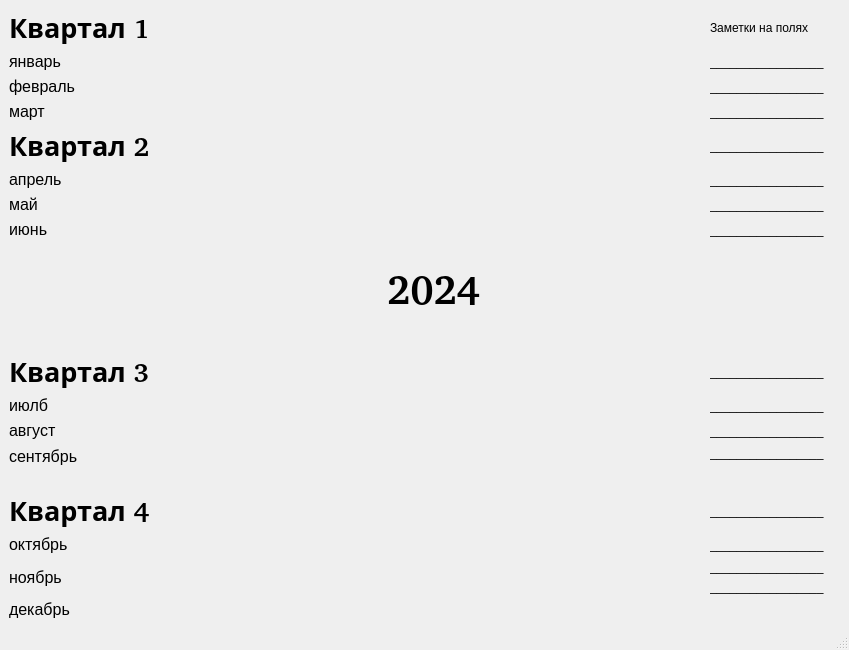
<?xml version="1.0" encoding="UTF-8"?>
<ui version="4.0">
 <class>MainWindow</class>
 <widget class="QMainWindow" name="MainWindow">
  <property name="geometry">
   <rect>
    <x>0</x>
    <y>0</y>
    <width>849</width>
    <height>650</height>
   </rect>
  </property>
  <property name="windowTitle">
   <string>MainWindow</string>
  </property>
  <widget class="QWidget" name="centralwidget">
   <layout class="QGridLayout" name="gridLayout">
    <item row="21" column="0">
     <widget class="QLabel" name="label_14">
      <property name="font">
       <font>
        <family>Arial</family>
        <pointsize>12</pointsize>
       </font>
      </property>
      <property name="text">
       <string>октябрь</string>
      </property>
     </widget>
    </item>
    <item row="6" column="5">
     <widget class="QLabel" name="label_23">
      <property name="text">
       <string>_________________</string>
      </property>
     </widget>
    </item>
    <item row="20" column="0">
     <widget class="QLabel" name="label_4">
      <property name="font">
       <font>
        <family>P052 [UKWN]</family>
        <pointsize>20</pointsize>
       </font>
      </property>
      <property name="text">
       <string>&lt;html&gt;&lt;head/&gt;&lt;body&gt;&lt;p&gt;&lt;span style=&quot; font-size:20pt; font-weight:700;&quot;&gt;Квартал 4&lt;/span&gt;&lt;/p&gt;&lt;/body&gt;&lt;/html&gt;</string>
      </property>
     </widget>
    </item>
    <item row="23" column="5">
     <widget class="QLabel" name="label_33">
      <property name="text">
       <string>_________________</string>
      </property>
     </widget>
    </item>
    <item row="3" column="0">
     <widget class="QLabel" name="label_7">
      <property name="font">
       <font>
        <family>Arial</family>
        <pointsize>12</pointsize>
       </font>
      </property>
      <property name="text">
       <string>март</string>
      </property>
     </widget>
    </item>
    <item row="5" column="0">
     <widget class="QLabel" name="label_8">
      <property name="font">
       <font>
        <family>Arial</family>
        <pointsize>12</pointsize>
       </font>
      </property>
      <property name="text">
       <string>апрель</string>
      </property>
     </widget>
    </item>
    <item row="15" column="5">
     <widget class="QLabel" name="label_29">
      <property name="text">
       <string>_________________</string>
      </property>
     </widget>
    </item>
    <item row="9" column="4" colspan="2">
     <spacer name="horizontalSpacer_2">
      <property name="orientation">
       <enum>Qt::Horizontal</enum>
      </property>
      <property name="sizeHint" stdset="0">
       <size>
        <width>40</width>
        <height>20</height>
       </size>
      </property>
     </spacer>
    </item>
    <item row="0" column="1" colspan="4">
     <spacer name="horizontalSpacer_3">
      <property name="orientation">
       <enum>Qt::Horizontal</enum>
      </property>
      <property name="sizeHint" stdset="0">
       <size>
        <width>40</width>
        <height>20</height>
       </size>
      </property>
     </spacer>
    </item>
    <item row="11" column="2" rowspan="2">
     <spacer name="verticalSpacer_2">
      <property name="orientation">
       <enum>Qt::Vertical</enum>
      </property>
      <property name="sizeHint" stdset="0">
       <size>
        <width>20</width>
        <height>40</height>
       </size>
      </property>
     </spacer>
    </item>
    <item row="17" column="0" rowspan="2">
     <widget class="QLabel" name="label_13">
      <property name="font">
       <font>
        <family>Arial</family>
        <pointsize>12</pointsize>
       </font>
      </property>
      <property name="text">
       <string>сентябрь</string>
      </property>
     </widget>
    </item>
    <item row="13" column="5">
     <widget class="QLabel" name="label_26">
      <property name="text">
       <string>_________________</string>
      </property>
     </widget>
    </item>
    <item row="0" column="0">
     <widget class="QLabel" name="label">
      <property name="font">
       <font>
        <family>P052 [UKWN]</family>
        <pointsize>20</pointsize>
       </font>
      </property>
      <property name="text">
       <string>&lt;html&gt;&lt;head/&gt;&lt;body&gt;&lt;p&gt;&lt;span style=&quot; font-size:20pt; font-weight:700;&quot;&gt;Квартал 1&lt;/span&gt;&lt;/p&gt;&lt;/body&gt;&lt;/html&gt;</string>
      </property>
     </widget>
    </item>
    <item row="21" column="5">
     <widget class="QLabel" name="label_32">
      <property name="text">
       <string>_________________</string>
      </property>
     </widget>
    </item>
    <item row="22" column="0" rowspan="2">
     <widget class="QLabel" name="label_15">
      <property name="font">
       <font>
        <family>Arial</family>
        <pointsize>12</pointsize>
       </font>
      </property>
      <property name="text">
       <string>ноябрь</string>
      </property>
     </widget>
    </item>
    <item row="24" column="0">
     <widget class="QLabel" name="label_16">
      <property name="font">
       <font>
        <family>Arial</family>
        <pointsize>12</pointsize>
       </font>
      </property>
      <property name="text">
       <string>декабрь</string>
      </property>
     </widget>
    </item>
    <item row="14" column="5">
     <widget class="QLabel" name="label_27">
      <property name="text">
       <string>_________________</string>
      </property>
     </widget>
    </item>
    <item row="22" column="5">
     <widget class="QLabel" name="label_31">
      <property name="text">
       <string>_________________</string>
      </property>
     </widget>
    </item>
    <item row="1" column="5">
     <widget class="QLabel" name="label_19">
      <property name="text">
       <string>_________________</string>
      </property>
     </widget>
    </item>
    <item row="1" column="0">
     <widget class="QLabel" name="label_5">
      <property name="font">
       <font>
        <family>Arial</family>
        <pointsize>12</pointsize>
       </font>
      </property>
      <property name="text">
       <string>январь</string>
      </property>
     </widget>
    </item>
    <item row="14" column="0">
     <widget class="QLabel" name="label_11">
      <property name="font">
       <font>
        <family>Arial</family>
        <pointsize>12</pointsize>
       </font>
      </property>
      <property name="text">
       <string>июлб</string>
      </property>
     </widget>
    </item>
    <item row="19" column="0">
     <spacer name="verticalSpacer">
      <property name="orientation">
       <enum>Qt::Vertical</enum>
      </property>
      <property name="sizeHint" stdset="0">
       <size>
        <width>20</width>
        <height>40</height>
       </size>
      </property>
     </spacer>
    </item>
    <item row="6" column="0">
     <widget class="QLabel" name="label_9">
      <property name="font">
       <font>
        <family>Arial</family>
        <pointsize>12</pointsize>
       </font>
      </property>
      <property name="text">
       <string>май</string>
      </property>
     </widget>
    </item>
    <item row="20" column="5">
     <widget class="QLabel" name="label_30">
      <property name="text">
       <string>_________________</string>
      </property>
     </widget>
    </item>
    <item row="0" column="5">
     <widget class="QLabel" name="label_17">
      <property name="text">
       <string>Заметки на полях</string>
      </property>
     </widget>
    </item>
    <item row="4" column="0">
     <widget class="QLabel" name="label_2">
      <property name="font">
       <font>
        <family>P052 [UKWN]</family>
        <pointsize>20</pointsize>
       </font>
      </property>
      <property name="text">
       <string>&lt;html&gt;&lt;head/&gt;&lt;body&gt;&lt;p&gt;&lt;span style=&quot; font-size:20pt; font-weight:700;&quot;&gt;Квартал 2
&lt;/span&gt;&lt;/p&gt;&lt;/body&gt;&lt;/html&gt;</string>
      </property>
     </widget>
    </item>
    <item row="13" column="0">
     <widget class="QLabel" name="label_3">
      <property name="font">
       <font>
        <family>P052 [UKWN]</family>
        <pointsize>20</pointsize>
       </font>
      </property>
      <property name="text">
       <string>&lt;html&gt;&lt;head/&gt;&lt;body&gt;&lt;p&gt;&lt;span style=&quot; font-size:20pt; font-weight:700;&quot;&gt;Квартал 3&lt;/span&gt;&lt;/p&gt;&lt;/body&gt;&lt;/html&gt;</string>
      </property>
     </widget>
    </item>
    <item row="2" column="5">
     <widget class="QLabel" name="label_20">
      <property name="text">
       <string>_________________</string>
      </property>
     </widget>
    </item>
    <item row="7" column="0">
     <widget class="QLabel" name="label_10">
      <property name="font">
       <font>
        <family>Arial</family>
        <pointsize>12</pointsize>
       </font>
      </property>
      <property name="text">
       <string>июнь</string>
      </property>
     </widget>
    </item>
    <item row="3" column="5">
     <widget class="QLabel" name="label_21">
      <property name="text">
       <string>_________________</string>
      </property>
     </widget>
    </item>
    <item row="9" column="0" colspan="2">
     <spacer name="horizontalSpacer">
      <property name="orientation">
       <enum>Qt::Horizontal</enum>
      </property>
      <property name="sizeHint" stdset="0">
       <size>
        <width>40</width>
        <height>20</height>
       </size>
      </property>
     </spacer>
    </item>
    <item row="7" column="5">
     <widget class="QLabel" name="label_25">
      <property name="text">
       <string>_________________</string>
      </property>
     </widget>
    </item>
    <item row="9" column="2" colspan="2">
     <widget class="QLabel" name="label_18">
      <property name="font">
       <font>
        <family>P052 [UKWN]</family>
        <pointsize>30</pointsize>
        <bold>true</bold>
       </font>
      </property>
      <property name="text">
       <string>2024</string>
      </property>
      <property name="alignment">
       <set>Qt::AlignCenter</set>
      </property>
     </widget>
    </item>
    <item row="2" column="0">
     <widget class="QLabel" name="label_6">
      <property name="font">
       <font>
        <family>Arial</family>
        <pointsize>12</pointsize>
       </font>
      </property>
      <property name="text">
       <string>февраль</string>
      </property>
     </widget>
    </item>
    <item row="17" column="5">
     <widget class="QLabel" name="label_28">
      <property name="text">
       <string>_________________</string>
      </property>
     </widget>
    </item>
    <item row="15" column="0">
     <widget class="QLabel" name="label_12">
      <property name="font">
       <font>
        <family>Arial</family>
        <pointsize>12</pointsize>
       </font>
      </property>
      <property name="text">
       <string>август</string>
      </property>
     </widget>
    </item>
    <item row="5" column="5">
     <widget class="QLabel" name="label_24">
      <property name="text">
       <string>_________________</string>
      </property>
     </widget>
    </item>
    <item row="4" column="5">
     <widget class="QLabel" name="label_22">
      <property name="text">
       <string>_________________</string>
      </property>
     </widget>
    </item>
    <item row="8" column="2">
     <spacer name="verticalSpacer_3">
      <property name="orientation">
       <enum>Qt::Vertical</enum>
      </property>
      <property name="sizeHint" stdset="0">
       <size>
        <width>20</width>
        <height>40</height>
       </size>
      </property>
     </spacer>
    </item>
    <item row="4" column="1" colspan="4">
     <spacer name="horizontalSpacer_4">
      <property name="orientation">
       <enum>Qt::Horizontal</enum>
      </property>
      <property name="sizeHint" stdset="0">
       <size>
        <width>40</width>
        <height>20</height>
       </size>
      </property>
     </spacer>
    </item>
    <item row="10" column="2">
     <spacer name="verticalSpacer_4">
      <property name="orientation">
       <enum>Qt::Vertical</enum>
      </property>
      <property name="sizeHint" stdset="0">
       <size>
        <width>20</width>
        <height>40</height>
       </size>
      </property>
     </spacer>
    </item>
   </layout>
  </widget>
  <widget class="QMenuBar" name="menubar">
   <property name="geometry">
    <rect>
     <x>0</x>
     <y>0</y>
     <width>849</width>
     <height>23</height>
    </rect>
   </property>
  </widget>
  <widget class="QStatusBar" name="statusbar"/>
 </widget>
 <resources/>
 <connections/>
</ui>
